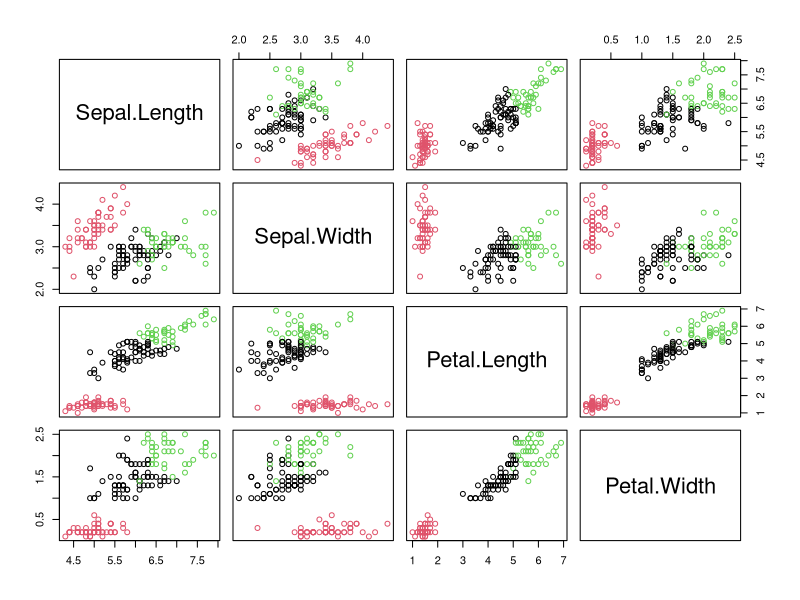

This figure's R source: (Note: this script raises an error after producing the figure.)
cl <- kmeans(iris[,-5], 3)
plot(iris[,-5], col = cl$cluster)
points(cl$centers, col = 1:3, pch = 8)


library(cluster)
fit <- kmeans(X, 3) # 5 cluster solution